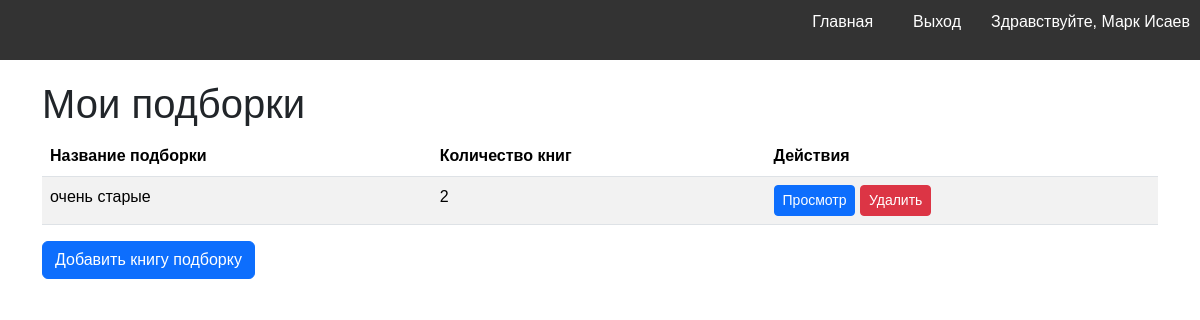
Page /collections/collections (signed in) on the committed database.
### models.py (models this page shows, shortened)
class User(db.Model, UserMixin):
    __tablename__ = 'users'
    id = db.Column(db.Integer, primary_key=True)
    username = db.Column(db.String(100), unique=True, nullable=False)
    password = db.Column(db.String(100), nullable=False)
    last_name = db.Column(db.String(100), nullable=False)
    first_name = db.Column(db.String(100), nullable=False)
    middle_name = db.Column(db.String(100))
    role_id = db.Column(db.Integer, db.ForeignKey('roles.id'), nullable=False)
    reviews = db.relationship('Review', backref='user')
    role = db.relationship('Role', backref='users')

class Collection(db.Model):
    __tablename__ = 'collections'
    id = db.Column(db.Integer, primary_key=True)
    title = db.Column(db.String(255), nullable=False)
    user_id = db.Column(db.Integer, db.ForeignKey('users.id'), nullable=False)
    books = db.relationship('Book', secondary=book_collections, backref='collections')

### collections_blueprint.py (the view)
@collections_bp.route('/collections', methods=['GET'])
@login_required
def collections():
    user_collections = Collection.query.filter_by(user_id=current_user.id).all()
    return render_template('collections.html', collections=user_collections)

### templates/collections.html (shortened to what this page needs)
{% extends 'base.html' %}
{% block content %}
    <div class="container">
        <h1>Мои подборки</h1>
        <table class="table table-striped">
            <thead>
                <tr>
                    <th scope="col">Название подборки</th>
                    <th scope="col">Количество книг</th>
                    <th scope="col">Действия</th>
                </tr>
            </thead>
            <tbody>
                {% for collection in collections %}
                    <tr>
                        <td>{{ collection.title }}</td>
                        <td>{{ collection.books|length }}</td>
                        <td>
                            <a href="{{ url_for('collections_bp.view_collection', collection_id=collection.id) }}" class="btn btn-primary btn-sm">Просмотр</a>
                            <form method="post" action="{{ url_for('collections_bp.delete_collection', collection_id=collection.id) }}" onsubmit="return confirm('Вы уверены, что хотите удалить эту подборку?');" style="display: inline-block;">
                                <button type="submit" class="btn btn-danger btn-sm">Удалить</button>
                            </form>
                        </td>
                    </tr>
                {% endfor %}
            </tbody>
        </table>
        <a href="{{ url_for('collections_bp.add_collection') }}" class="btn btn-primary">Добавить книгу подборку</a>
    </div>
{% endblock %}

### templates/navbar.html (shortened to what this page needs)
<nav>
    <ul>
        <li><a href="{{ url_for('index') }}">Главная</a></li>
        {% if current_user.is_authenticated %}
            <li><a href="{{ url_for('logout') }}">Выход</a></li>
            <li><span>Здравствуйте, {{ current_user.first_name }} {{ current_user.last_name }}</span></li>
        {% else %}
            <li><a href="{{ url_for('login') }}">Вход</a></li>
            <li><a href="{{ url_for('register') }}">Регистрация</a></li>
        {% endif %}
    </ul>
</nav>

### static/styles.css (style rules this page uses)
body { font-family: Arial, sans-serif; }
nav { background-color: #333; color: white; padding: 10px; text-align: center; }
nav ul { list-style-type: none; padding: 0; display: flex; justify-content: flex-end; gap: 10px; }
nav ul li { margin-left: 10px; }
nav ul li a { color: white; text-decoration: none; padding: 10px; }

### rows in the picture
User: first_name "Марк", last_name "Исаев"
Collection: title "очень старые", books|length "2"
